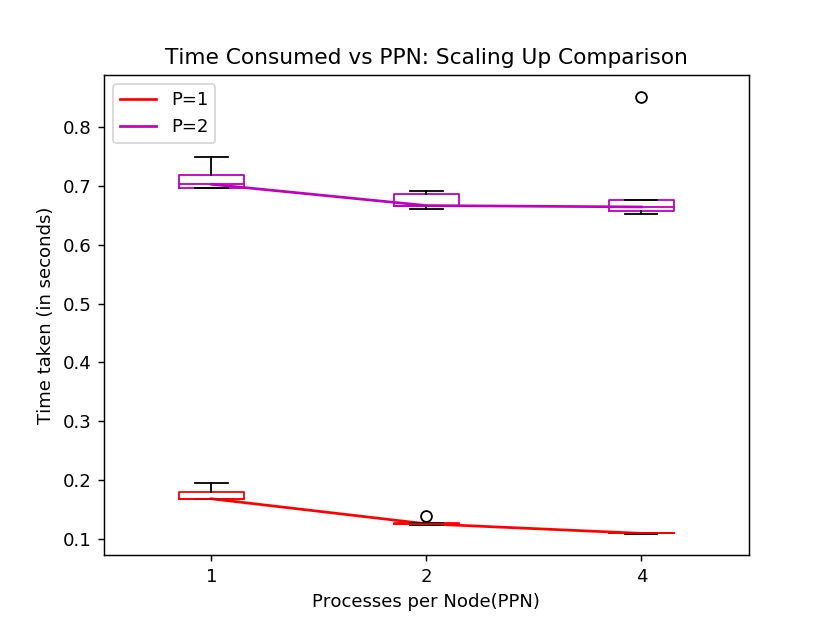

Here is the Python script that generated this plot:
#!/usr/bin/env python
# coding: utf-8

import numpy as np
import matplotlib
matplotlib.use('Agg')
import matplotlib.pyplot as plt
import math
plt.rcParams['figure.dpi'] = 130 # Adjusting figure size

N = [2**i for i in range(0, 3)]
part = ['P=1', 'P=2']

opt1 = [[] for i in range(len(N))]
opt2 = [[] for i in range(len(N))]

with open('data.csv', 'r') as csvfile:
    #data= csv.reader(csvfile, delimiter=',')
    for line in csvfile:
      row = line.strip().split(",")
      if int(row[0]) == 1:
        opt1[int(np.log2(int(row[1])))].append(float(row[2]))
      else:
        opt2[int(np.log2(int(row[1])))].append(float(row[2]))

# Time vs PPN plot
colors  = ['r','m']
name = "plot_1.jpg"

plt.figure()
plt.plot(range(1,len(N)+1), np.array([np.median(times) for times in opt1]),color = colors[0], label=part[0])
plt.boxplot(opt1, labels = N, medianprops = {'color':colors[0]}, boxprops = dict(color=colors[0]))

plt.plot(range(1,len(N)+1), np.array([np.median(times) for times in opt2]),color = colors[1], label=part[1])
plt.boxplot(opt2, labels = N, medianprops = {'color':colors[1]}, boxprops = dict(color=colors[1]))

plt.legend()
plt.xlabel('Processes per Node(PPN)')
plt.title("Time Consumed vs PPN: Scaling Up Comparison")
plt.ylabel('Time taken (in seconds)')
plt.savefig(name)
plt.close()

## Speed Up Plot
name2= "plot_2.jpg"

Ts_1 = np.median(opt1[0])
Ts_2 = np.median(opt2[0])

su_1 =[[Ts_1/time  for time in times] for times in opt1]
su_2 =[[Ts_2/time  for time in times] for times in opt2]
su_3 =[[Ts_1/time  for time in times] for times in opt2]

plt.figure()
plt.plot(range(1,len(N)+1), np.array([np.median(times) for times in su_1]),color = colors[0], label=part[0])
plt.boxplot(su_1, labels = N, medianprops = {'color':colors[0]}, boxprops = dict(color=colors[0]))

plt.plot(range(1,len(N)+1), np.array([np.median(times) for times in su_2]),color = colors[1], label="P=2 wrt base: P=2,PPN=1")
plt.boxplot(su_2, labels = N, medianprops = {'color':colors[1]}, boxprops = dict(color=colors[1]))

plt.plot(range(1,len(N)+1), np.array([np.median(times) for times in su_3]),color = colors[1], label="P=2 wrt base: P=1,PPN=1")
plt.boxplot(su_3, labels = N, medianprops = {'color':'g'}, boxprops = dict(color='g'))


plt.legend()
plt.xlabel('Processes per Node(PPN)')
plt.title("Speed Up Comparison")
plt.ylabel('Speed Up')
plt.savefig(name2)
plt.close()
